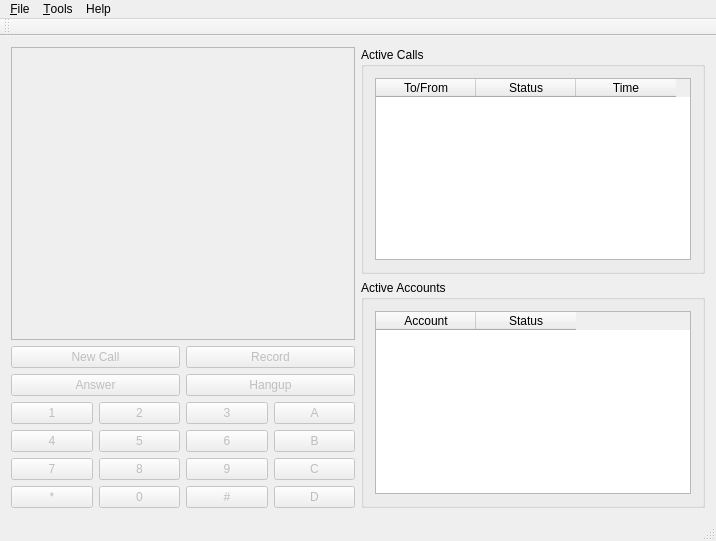
<?xml version="1.0" encoding="UTF-8"?>
<ui version="4.0">
 <class>MainWindow</class>
 <widget class="QMainWindow" name="MainWindow">
  <property name="geometry">
   <rect>
    <x>0</x>
    <y>0</y>
    <width>716</width>
    <height>541</height>
   </rect>
  </property>
  <property name="windowTitle">
   <string>FSComm - A FreeSWITCH Communicator</string>
  </property>
  <widget class="QWidget" name="centralWidget">
   <layout class="QHBoxLayout" name="horizontalLayout_4">
    <item>
     <layout class="QVBoxLayout" name="verticalLayout_2">
      <item>
       <widget class="QTextEdit" name="textEdit">
        <property name="enabled">
         <bool>false</bool>
        </property>
        <property name="readOnly">
         <bool>true</bool>
        </property>
       </widget>
      </item>
      <item>
       <layout class="QHBoxLayout" name="horizontalLayout">
        <item>
         <widget class="QPushButton" name="newCallBtn">
          <property name="enabled">
           <bool>false</bool>
          </property>
          <property name="text">
           <string>New Call</string>
          </property>
         </widget>
        </item>
        <item>
         <widget class="QPushButton" name="recoredCallBtn">
          <property name="enabled">
           <bool>false</bool>
          </property>
          <property name="text">
           <string>Record</string>
          </property>
          <property name="checkable">
           <bool>true</bool>
          </property>
          <property name="checked">
           <bool>false</bool>
          </property>
         </widget>
        </item>
       </layout>
      </item>
      <item>
       <layout class="QGridLayout" name="gridLayout_2">
        <item row="0" column="0">
         <widget class="QPushButton" name="answerBtn">
          <property name="enabled">
           <bool>false</bool>
          </property>
          <property name="text">
           <string>Answer</string>
          </property>
         </widget>
        </item>
        <item row="0" column="1">
         <widget class="QPushButton" name="hangupBtn">
          <property name="enabled">
           <bool>false</bool>
          </property>
          <property name="text">
           <string>Hangup</string>
          </property>
         </widget>
        </item>
       </layout>
      </item>
      <item>
       <layout class="QGridLayout" name="gridLayout">
        <item row="0" column="0">
         <widget class="QPushButton" name="dtmf1Btn">
          <property name="enabled">
           <bool>false</bool>
          </property>
          <property name="text">
           <string>1</string>
          </property>
         </widget>
        </item>
        <item row="0" column="1">
         <widget class="QPushButton" name="dtmf2Btn">
          <property name="enabled">
           <bool>false</bool>
          </property>
          <property name="text">
           <string>2</string>
          </property>
         </widget>
        </item>
        <item row="0" column="2">
         <widget class="QPushButton" name="dtmf3Btn">
          <property name="enabled">
           <bool>false</bool>
          </property>
          <property name="text">
           <string>3</string>
          </property>
         </widget>
        </item>
        <item row="1" column="0">
         <widget class="QPushButton" name="dtmf4Btn">
          <property name="enabled">
           <bool>false</bool>
          </property>
          <property name="text">
           <string>4</string>
          </property>
         </widget>
        </item>
        <item row="1" column="1">
         <widget class="QPushButton" name="dtmf5Btn">
          <property name="enabled">
           <bool>false</bool>
          </property>
          <property name="text">
           <string>5</string>
          </property>
         </widget>
        </item>
        <item row="1" column="2">
         <widget class="QPushButton" name="dtmf6Btn">
          <property name="enabled">
           <bool>false</bool>
          </property>
          <property name="text">
           <string>6</string>
          </property>
         </widget>
        </item>
        <item row="2" column="0">
         <widget class="QPushButton" name="dtmf7Btn">
          <property name="enabled">
           <bool>false</bool>
          </property>
          <property name="text">
           <string>7</string>
          </property>
         </widget>
        </item>
        <item row="2" column="1">
         <widget class="QPushButton" name="dtmf8Btn">
          <property name="enabled">
           <bool>false</bool>
          </property>
          <property name="text">
           <string>8</string>
          </property>
         </widget>
        </item>
        <item row="2" column="2">
         <widget class="QPushButton" name="dtmf9Btn">
          <property name="enabled">
           <bool>false</bool>
          </property>
          <property name="text">
           <string>9</string>
          </property>
         </widget>
        </item>
        <item row="3" column="0">
         <widget class="QPushButton" name="dtmfAstBtn">
          <property name="enabled">
           <bool>false</bool>
          </property>
          <property name="text">
           <string>*</string>
          </property>
         </widget>
        </item>
        <item row="3" column="1">
         <widget class="QPushButton" name="dtmf0Btn">
          <property name="enabled">
           <bool>false</bool>
          </property>
          <property name="text">
           <string>0</string>
          </property>
         </widget>
        </item>
        <item row="3" column="2">
         <widget class="QPushButton" name="dtmfPoundBtn">
          <property name="enabled">
           <bool>false</bool>
          </property>
          <property name="text">
           <string>#</string>
          </property>
         </widget>
        </item>
        <item row="0" column="3">
         <widget class="QPushButton" name="dtmfABtn">
          <property name="enabled">
           <bool>false</bool>
          </property>
          <property name="text">
           <string>A</string>
          </property>
         </widget>
        </item>
        <item row="1" column="3">
         <widget class="QPushButton" name="dtmfBBtn">
          <property name="enabled">
           <bool>false</bool>
          </property>
          <property name="text">
           <string>B</string>
          </property>
         </widget>
        </item>
        <item row="3" column="3">
         <widget class="QPushButton" name="dtmfDBtn">
          <property name="enabled">
           <bool>false</bool>
          </property>
          <property name="text">
           <string>D</string>
          </property>
         </widget>
        </item>
        <item row="2" column="3">
         <widget class="QPushButton" name="dtmfCBtn">
          <property name="enabled">
           <bool>false</bool>
          </property>
          <property name="text">
           <string>C</string>
          </property>
         </widget>
        </item>
       </layout>
      </item>
     </layout>
    </item>
    <item>
     <layout class="QVBoxLayout" name="verticalLayout">
      <item>
       <widget class="QGroupBox" name="groupBox">
        <property name="title">
         <string>Active Calls</string>
        </property>
        <layout class="QHBoxLayout" name="horizontalLayout_3">
         <item>
          <widget class="QTableWidget" name="tableCalls">
           <property name="editTriggers">
            <set>QAbstractItemView::NoEditTriggers</set>
           </property>
           <property name="selectionMode">
            <enum>QAbstractItemView::SingleSelection</enum>
           </property>
           <property name="selectionBehavior">
            <enum>QAbstractItemView::SelectRows</enum>
           </property>
           <property name="showGrid">
            <bool>false</bool>
           </property>
           <column>
            <property name="text">
             <string>To/From</string>
            </property>
           </column>
           <column>
            <property name="text">
             <string>Status</string>
            </property>
           </column>
           <column>
            <property name="text">
             <string>Time</string>
            </property>
           </column>
          </widget>
         </item>
        </layout>
       </widget>
      </item>
      <item>
       <widget class="QGroupBox" name="groupBox_2">
        <property name="title">
         <string>Active Accounts</string>
        </property>
        <layout class="QHBoxLayout" name="horizontalLayout_2">
         <item>
          <widget class="QTableWidget" name="tableAccounts">
           <property name="contextMenuPolicy">
            <enum>Qt::ActionsContextMenu</enum>
           </property>
           <property name="editTriggers">
            <set>QAbstractItemView::NoEditTriggers</set>
           </property>
           <property name="alternatingRowColors">
            <bool>false</bool>
           </property>
           <property name="selectionMode">
            <enum>QAbstractItemView::SingleSelection</enum>
           </property>
           <property name="selectionBehavior">
            <enum>QAbstractItemView::SelectRows</enum>
           </property>
           <property name="showGrid">
            <bool>false</bool>
           </property>
           <property name="cornerButtonEnabled">
            <bool>true</bool>
           </property>
           <property name="rowCount">
            <number>0</number>
           </property>
           <attribute name="horizontalHeaderVisible">
            <bool>true</bool>
           </attribute>
           <attribute name="horizontalHeaderCascadingSectionResizes">
            <bool>false</bool>
           </attribute>
           <attribute name="verticalHeaderVisible">
            <bool>false</bool>
           </attribute>
           <attribute name="verticalHeaderHighlightSections">
            <bool>false</bool>
           </attribute>
           <column>
            <property name="text">
             <string>Account</string>
            </property>
           </column>
           <column>
            <property name="text">
             <string>Status</string>
            </property>
           </column>
          </widget>
         </item>
        </layout>
       </widget>
      </item>
     </layout>
    </item>
   </layout>
  </widget>
  <widget class="QMenuBar" name="menuBar">
   <property name="geometry">
    <rect>
     <x>0</x>
     <y>0</y>
     <width>716</width>
     <height>24</height>
    </rect>
   </property>
   <widget class="QMenu" name="menu_File">
    <property name="title">
     <string>&amp;File</string>
    </property>
    <addaction name="action_Preferences"/>
    <addaction name="separator"/>
    <addaction name="action_Exit"/>
   </widget>
   <widget class="QMenu" name="menuHelp">
    <property name="title">
     <string>Help</string>
    </property>
    <addaction name="actionAbout"/>
   </widget>
   <widget class="QMenu" name="menuTools">
    <property name="title">
     <string>&amp;Tools</string>
    </property>
    <widget class="QMenu" name="menuDebug">
     <property name="title">
      <string>&amp;Debug</string>
     </property>
     <addaction name="actionConsole"/>
     <addaction name="actionEvents"/>
    </widget>
    <addaction name="menuDebug"/>
   </widget>
   <addaction name="menu_File"/>
   <addaction name="menuTools"/>
   <addaction name="menuHelp"/>
  </widget>
  <widget class="QToolBar" name="mainToolBar">
   <attribute name="toolBarArea">
    <enum>TopToolBarArea</enum>
   </attribute>
   <attribute name="toolBarBreak">
    <bool>false</bool>
   </attribute>
  </widget>
  <widget class="QStatusBar" name="statusBar"/>
  <action name="action_Preferences">
   <property name="text">
    <string>&amp;Preferences</string>
   </property>
  </action>
  <action name="action_Exit">
   <property name="text">
    <string>&amp;Exit</string>
   </property>
  </action>
  <action name="actionAbout">
   <property name="text">
    <string>About</string>
   </property>
  </action>
  <action name="actionSetDefaultAccount">
   <property name="text">
    <string>Set Default Account</string>
   </property>
   <property name="toolTip">
    <string>Set the default account for dialing out.</string>
   </property>
  </action>
  <action name="actionConsole">
   <property name="text">
    <string>Console</string>
   </property>
  </action>
  <action name="actionEvents">
   <property name="text">
    <string>Events</string>
   </property>
  </action>
 </widget>
 <layoutdefault spacing="6" margin="11"/>
 <resources/>
 <connections/>
</ui>
